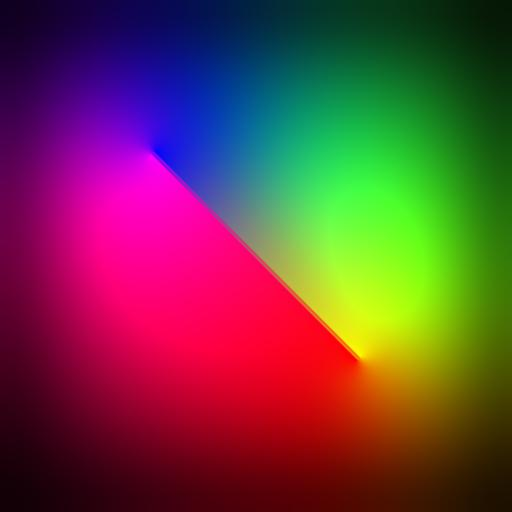

Python code for this plot:
from diffusion_curve import DiffusionCurve
from diffusion import diffuse
from matplotlib.pyplot import imshow
import numpy as np
from PIL import Image
import utils


def paint(data, mask):
    PIL_data = 255 * np.ones((data.shape[1], data.shape[0], 3), dtype=np.uint8)
    for i in range(data.shape[0]):
        for j in range(data.shape[1]):
            if mask[i, j]:
                for k in range(3):
                    PIL_data[j, i, k] = utils.get_int_color(data[i, j, k])
    img = Image.fromarray(PIL_data, 'RGB')
    img.save('./test.jpg')


if __name__ == '__main__':
    n = 512
    curve = DiffusionCurve(n, n)
    curve.ctx_points = [(0.3, 0.3), (0.4, 0.4), (0.5, 0.5), (0.7, 0.7)]
    left_color = [(255, 0, 255, 0.0), (255, 0, 0, 1.)]
    right_color = [(0, 0, 255, 0.0), (255, 255, 0, 1.)]

    curve.color_pts_left = [(x[0] / 255, x[1] / 255, x[2] / 255, x[3]) for x in left_color]
    curve.color_pts_right = [(x[0] / 255, x[1] / 255, x[2] / 255, x[3]) for x in right_color]

    curve.rasterize_curve()
    curve.rasterize_color_source()
    curve.calc_divergence()

    import time
    s = time.time()
    pyramid = diffuse([curve], 512)
    t = time.time()
    print(t-s)
    paint(pyramid[0], np.full((n, n), True))
